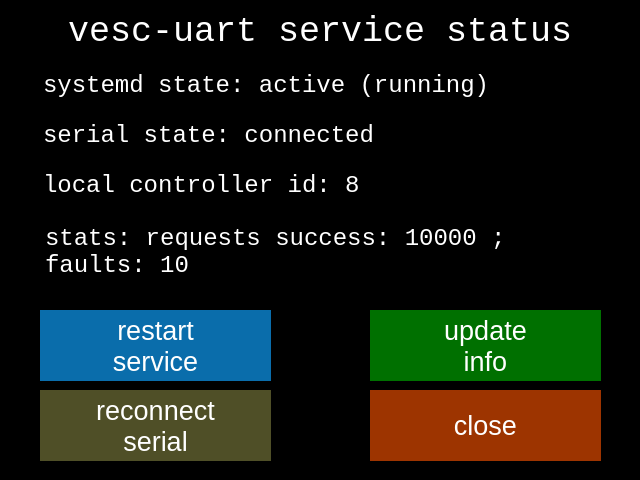
<?xml version="1.0" encoding="UTF-8"?>
<ui version="4.0">
 <class>Form</class>
 <widget class="QWidget" name="Form">
  <property name="geometry">
   <rect>
    <x>0</x>
    <y>0</y>
    <width>640</width>
    <height>480</height>
   </rect>
  </property>
  <property name="sizePolicy">
   <sizepolicy hsizetype="Fixed" vsizetype="Fixed">
    <horstretch>0</horstretch>
    <verstretch>0</verstretch>
   </sizepolicy>
  </property>
  <property name="minimumSize">
   <size>
    <width>640</width>
    <height>480</height>
   </size>
  </property>
  <property name="maximumSize">
   <size>
    <width>640</width>
    <height>480</height>
   </size>
  </property>
  <property name="contextMenuPolicy">
   <enum>Qt::NoContextMenu</enum>
  </property>
  <property name="windowTitle">
   <string notr="true"/>
  </property>
  <property name="styleSheet">
   <string notr="true">background-color: rgb(0, 0, 0);</string>
  </property>
  <widget class="QLineEdit" name="title">
   <property name="geometry">
    <rect>
     <x>20</x>
     <y>10</y>
     <width>601</width>
     <height>41</height>
    </rect>
   </property>
   <property name="sizePolicy">
    <sizepolicy hsizetype="Fixed" vsizetype="Fixed">
     <horstretch>0</horstretch>
     <verstretch>0</verstretch>
    </sizepolicy>
   </property>
   <property name="font">
    <font>
     <family>Consolas</family>
     <pointsize>26</pointsize>
    </font>
   </property>
   <property name="styleSheet">
    <string notr="true">color: rgb(255, 255, 255);</string>
   </property>
   <property name="text">
    <string>vesc-uart service status</string>
   </property>
   <property name="alignment">
    <set>Qt::AlignCenter</set>
   </property>
   <property name="readOnly">
    <bool>true</bool>
   </property>
  </widget>
  <widget class="QLineEdit" name="systemd_state">
   <property name="geometry">
    <rect>
     <x>40</x>
     <y>70</y>
     <width>561</width>
     <height>31</height>
    </rect>
   </property>
   <property name="sizePolicy">
    <sizepolicy hsizetype="Fixed" vsizetype="Fixed">
     <horstretch>0</horstretch>
     <verstretch>0</verstretch>
    </sizepolicy>
   </property>
   <property name="font">
    <font>
     <family>Consolas</family>
     <pointsize>18</pointsize>
    </font>
   </property>
   <property name="focusPolicy">
    <enum>Qt::StrongFocus</enum>
   </property>
   <property name="contextMenuPolicy">
    <enum>Qt::NoContextMenu</enum>
   </property>
   <property name="acceptDrops">
    <bool>false</bool>
   </property>
   <property name="styleSheet">
    <string notr="true">color: rgb(255, 255, 255);</string>
   </property>
   <property name="text">
    <string>systemd state: active (running)</string>
   </property>
   <property name="frame">
    <bool>true</bool>
   </property>
   <property name="readOnly">
    <bool>true</bool>
   </property>
   <property name="clearButtonEnabled">
    <bool>false</bool>
   </property>
  </widget>
  <widget class="QLineEdit" name="connection_state">
   <property name="geometry">
    <rect>
     <x>40</x>
     <y>120</y>
     <width>561</width>
     <height>31</height>
    </rect>
   </property>
   <property name="sizePolicy">
    <sizepolicy hsizetype="Fixed" vsizetype="Fixed">
     <horstretch>0</horstretch>
     <verstretch>0</verstretch>
    </sizepolicy>
   </property>
   <property name="font">
    <font>
     <family>Consolas</family>
     <pointsize>18</pointsize>
    </font>
   </property>
   <property name="mouseTracking">
    <bool>false</bool>
   </property>
   <property name="acceptDrops">
    <bool>false</bool>
   </property>
   <property name="styleSheet">
    <string notr="true">color: rgb(255, 255, 255);</string>
   </property>
   <property name="text">
    <string>serial state: connected</string>
   </property>
   <property name="readOnly">
    <bool>true</bool>
   </property>
  </widget>
  <widget class="QPushButton" name="control_systemd_service">
   <property name="geometry">
    <rect>
     <x>40</x>
     <y>310</y>
     <width>231</width>
     <height>71</height>
    </rect>
   </property>
   <property name="font">
    <font>
     <pointsize>20</pointsize>
    </font>
   </property>
   <property name="styleSheet">
    <string notr="true">color: rgb(255, 255, 255);
background-color: rgb(10, 109, 171);
border: none;</string>
   </property>
   <property name="text">
    <string>restart
service</string>
   </property>
  </widget>
  <widget class="QLineEdit" name="local_esc_id">
   <property name="geometry">
    <rect>
     <x>40</x>
     <y>170</y>
     <width>561</width>
     <height>31</height>
    </rect>
   </property>
   <property name="sizePolicy">
    <sizepolicy hsizetype="Fixed" vsizetype="Fixed">
     <horstretch>0</horstretch>
     <verstretch>0</verstretch>
    </sizepolicy>
   </property>
   <property name="font">
    <font>
     <family>Consolas</family>
     <pointsize>18</pointsize>
    </font>
   </property>
   <property name="mouseTracking">
    <bool>false</bool>
   </property>
   <property name="acceptDrops">
    <bool>false</bool>
   </property>
   <property name="styleSheet">
    <string notr="true">color: rgb(255, 255, 255);</string>
   </property>
   <property name="text">
    <string>local controller id: 8</string>
   </property>
   <property name="readOnly">
    <bool>true</bool>
   </property>
  </widget>
  <widget class="QPushButton" name="connect_reconnect">
   <property name="geometry">
    <rect>
     <x>40</x>
     <y>390</y>
     <width>231</width>
     <height>71</height>
    </rect>
   </property>
   <property name="font">
    <font>
     <pointsize>20</pointsize>
    </font>
   </property>
   <property name="styleSheet">
    <string notr="true">color: rgb(255, 255, 255);
background-color: rgb(79, 79, 39);
border: none;
</string>
   </property>
   <property name="text">
    <string>reconnect
serial</string>
   </property>
  </widget>
  <widget class="QPushButton" name="update_info">
   <property name="geometry">
    <rect>
     <x>370</x>
     <y>310</y>
     <width>231</width>
     <height>71</height>
    </rect>
   </property>
   <property name="sizePolicy">
    <sizepolicy hsizetype="Fixed" vsizetype="Fixed">
     <horstretch>0</horstretch>
     <verstretch>0</verstretch>
    </sizepolicy>
   </property>
   <property name="baseSize">
    <size>
     <width>0</width>
     <height>0</height>
    </size>
   </property>
   <property name="font">
    <font>
     <pointsize>20</pointsize>
    </font>
   </property>
   <property name="autoFillBackground">
    <bool>false</bool>
   </property>
   <property name="styleSheet">
    <string notr="true">color: rgb(255, 255, 255);
background-color: rgb(0, 112, 0);
border: none;</string>
   </property>
   <property name="text">
    <string>update
info</string>
   </property>
  </widget>
  <widget class="QPushButton" name="close_button">
   <property name="geometry">
    <rect>
     <x>370</x>
     <y>390</y>
     <width>231</width>
     <height>71</height>
    </rect>
   </property>
   <property name="font">
    <font>
     <pointsize>20</pointsize>
    </font>
   </property>
   <property name="styleSheet">
    <string notr="true">color: rgb(255, 255, 255);
background-color: rgb(157, 52, 0);
border: none;</string>
   </property>
   <property name="text">
    <string>close</string>
   </property>
  </widget>
  <widget class="QPlainTextEdit" name="connection_stats">
   <property name="geometry">
    <rect>
     <x>40</x>
     <y>220</y>
     <width>561</width>
     <height>71</height>
    </rect>
   </property>
   <property name="font">
    <font>
     <family>Consolas</family>
     <pointsize>18</pointsize>
    </font>
   </property>
   <property name="acceptDrops">
    <bool>false</bool>
   </property>
   <property name="styleSheet">
    <string notr="true">color: rgb(255, 255, 255);</string>
   </property>
   <property name="verticalScrollBarPolicy">
    <enum>Qt::ScrollBarAlwaysOff</enum>
   </property>
   <property name="horizontalScrollBarPolicy">
    <enum>Qt::ScrollBarAlwaysOff</enum>
   </property>
   <property name="undoRedoEnabled">
    <bool>false</bool>
   </property>
   <property name="readOnly">
    <bool>true</bool>
   </property>
   <property name="plainText">
    <string>stats: requests success: 10000 ; faults: 10</string>
   </property>
  </widget>
 </widget>
 <resources/>
 <connections/>
</ui>
